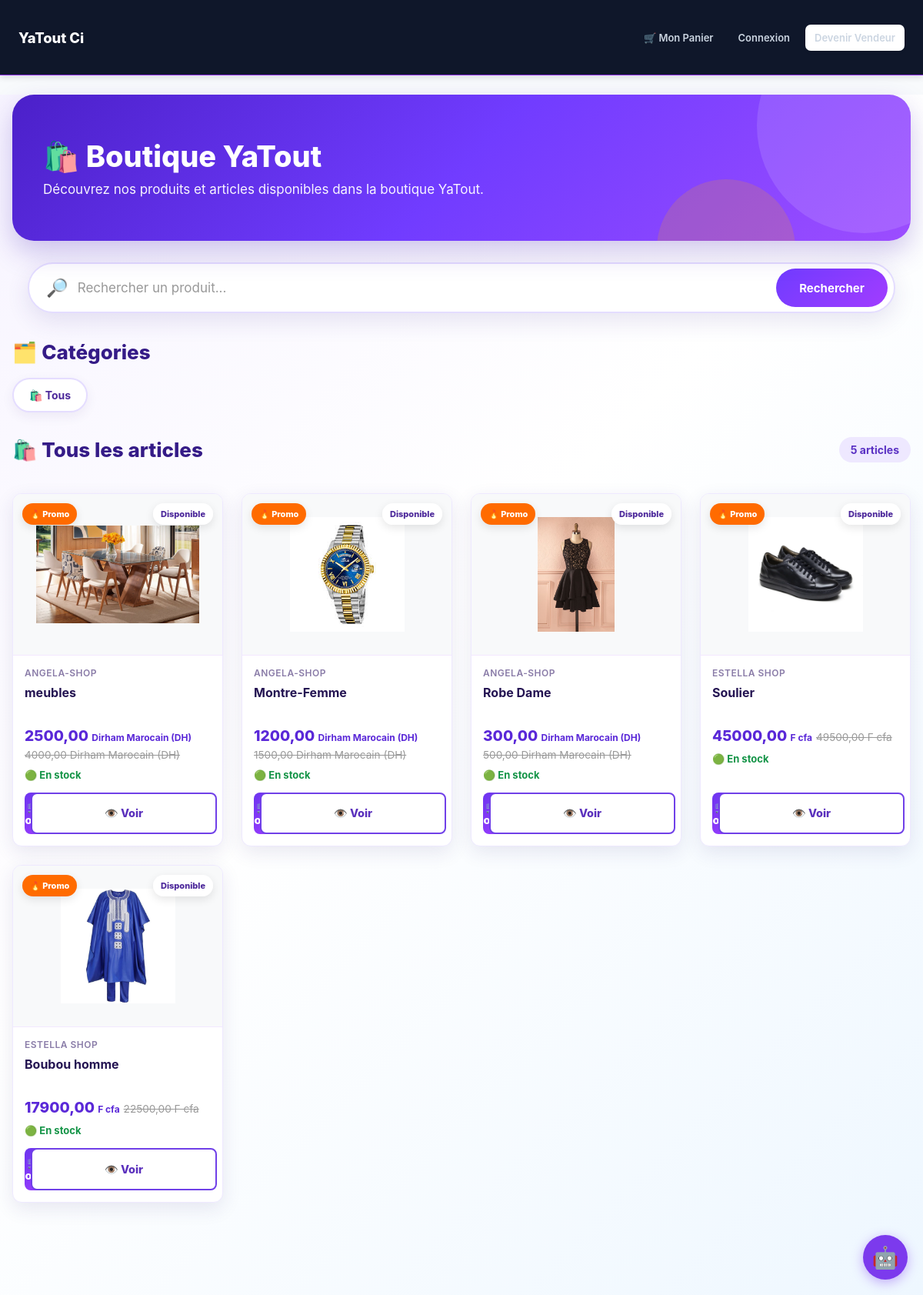
/boutique/, run on an earlier commit of the app's database.
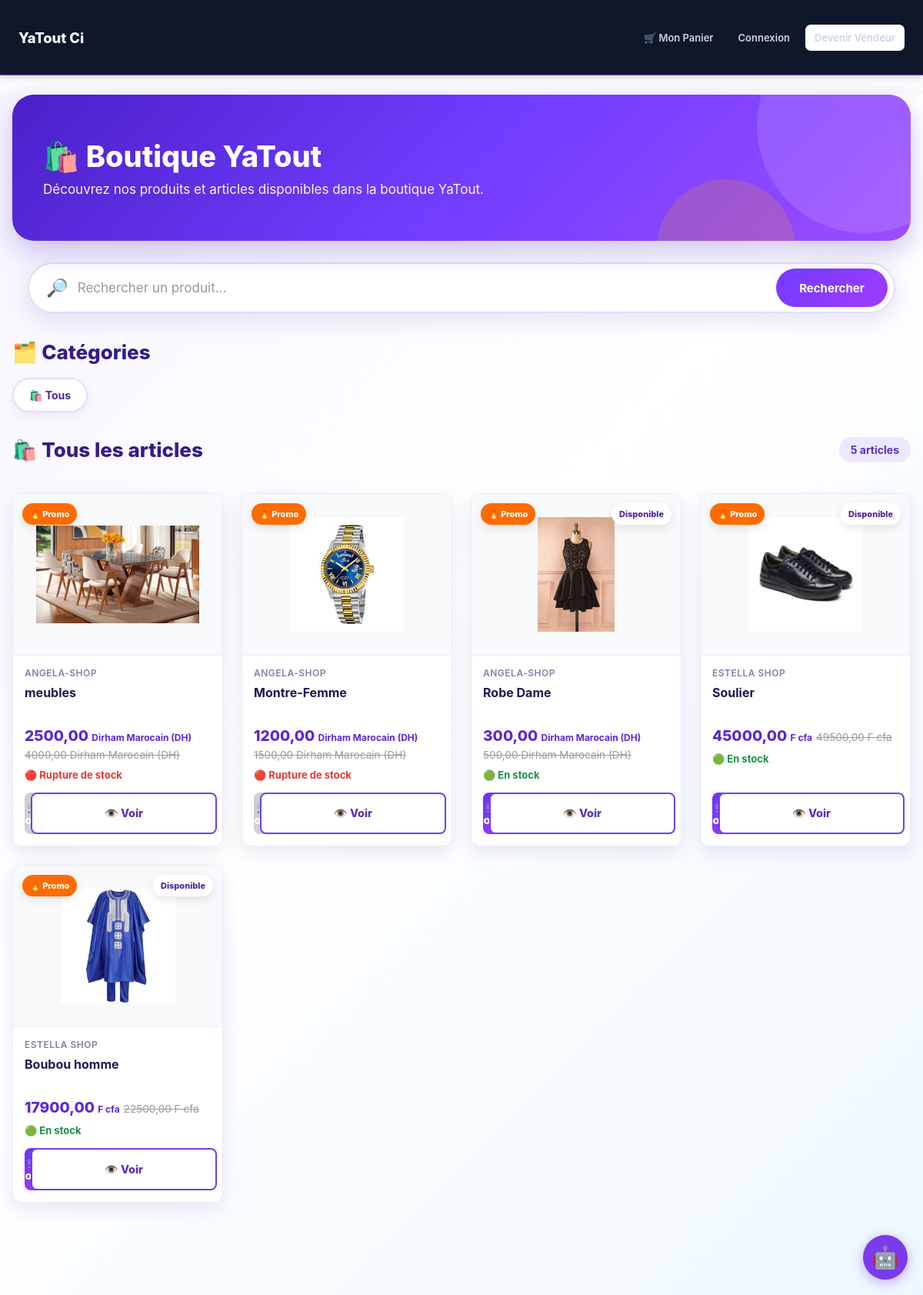
And on a later commit of the database.
### shop/models.py (models this page shows, shortened)
class Produit(models.Model):
    vendeur = models.ForeignKey(Vendeur, on_delete=models.CASCADE, related_name='produits')
    nom = models.CharField(max_length=255)
    description = models.TextField()
    prix = models.DecimalField(max_digits=10, decimal_places=2)
    ancien_prix = models.DecimalField(max_digits=10, decimal_places=2, blank=True, null=True)
    image = models.ImageField(upload_to='produits/', blank=True, null=True)
    stock = models.PositiveIntegerField(default=10)
    date_ajout = models.DateTimeField(auto_now_add=True)

class Vendeur(models.Model):
    CHOIX_DEVISES = [
        ('EUR', 'Euro (€)'),
        ('USD', 'Dollar US ($)'),
        ('MAD', 'Dirham Marocain (DH)'),
        ('XOF', 'F cfa '),
        ('CAD', 'Dollar Canadien ($CA)'),
    ]
    user = models.OneToOneField(User, on_delete=models.CASCADE)
    nom_boutique = models.CharField(max_length=255)
    description = models.TextField(blank=True)
    devise = models.CharField(max_length=3, choices=CHOIX_DEVISES, default='EUR')
    date_creation = models.DateTimeField(auto_now_add=True)

### shop/views.py (the view)
# urls.py: path('boutique/', views.accueil, name='accueil'),
def accueil(request):
    recherche = request.GET.get('q', '')
    if recherche:
        produits = Produit.objects.filter(
            Q(nom__icontains=recherche) | Q(description__icontains=recherche)
        ).order_by('-date_ajout')
    else:
        produits = Produit.objects.all().order_by('-date_ajout')
    context = {
        'produits': produits,
        'recherche': recherche,
    }
    return render(request, 'shop/accueil.html', context)

### shop/templates/shop/accueil.html (shortened to what this page needs)
{% extends 'shop/base.html' %}
{% load static %}
{% block content %}
<div class="yt-shop">
    <div class="container">
        <section class="yt-shop-hero">
            <div class="yt-shop-hero-content">
                <h1>
                    🛍️ Boutique YaTout
                </h1>
                <p>
                    Découvrez nos produits et articles disponibles
                    dans la boutique YaTout.
                </p>
            </div>
        </section>
    </div>
    <div class="yt-search-container">
        <form
            method="GET"
            action="."
            class="yt-search-form"
        >
            <span class="yt-search-icon">
                🔎
            </span>
            <input
                type="search"
                name="q"
                value="{{ request.GET.q|default:'' }}"
                placeholder="Rechercher un produit..."
                autocomplete="off"
            >
            <button
                type="submit"
                class="yt-search-button"
            >
                Rechercher
            </button>
        </form>
    </div>
    <div class="container">
        <div class="yt-section-title">
            <h2>
                🗂️ Catégories
            </h2>
        </div>
        <div class="yt-categories">
            <a
                href="."
                class="yt-category"
            >
                🛍️ Tous
            </a>
        </div>
        <div class="yt-section-title">
            <h2>
                🛍️ Tous les articles
            </h2>
            <span>
                {{ produits|length }}
                article{{ produits|length|pluralize }}
            </span>
        </div>
        <div class="yt-products-grid">
            {% for produit in produits %}
                <article class="yt-product-card">
                    <div class="yt-product-badges">
                        {% if produit.ancien_prix %}
                            <span>
                            </span>
                        {% endif %}
                        {% if produit.stock > 0 %}
                            <span>
                            </span>
                        {% endif %}
                    </div>
                    <div class="yt-card-img-wrapper">
                        {% if produit.image %}
                            <img
                                src="{{ produit.image.url }}"
                                alt="{{ produit.nom }}"
                                loading="lazy"
                            >
                        {% else %}
                            <img
                                src="{% static 'images/no-image.png' %}"
                                alt="Image non disponible"
                                loading="lazy"
                            >
                        {% endif %}
                    </div>
                    <div class="yt-card-body">
                        <div class="yt-card-vendor">
                            {{ produit.vendeur.nom_boutique|default:"Boutique YaTout" }}
                        </div>
                        <h2 class="yt-card-title">
                            {{ produit.nom }}
                        </h2>
                        <div class="yt-price-row">
                            <span class="yt-price">
                                {{ produit.prix }}
                                <span class="yt-currency">
                                    {{ produit.vendeur.get_devise_display }}
                                </span>
                            </span>
                            {% if produit.ancien_prix %}
                                <span class="yt-old-price">
                                    {{ produit.ancien_prix }}
                                    {{ produit.vendeur.get_devise_display }}
                                </span>
                            {% endif %}
                        </div>
                        <div class="yt-stock-status">
                            {% if produit.stock > 0 %}
                                <span class="yt-stock-ok">
                                    🟢 En stock
                                </span>
                            {% else %}
                                <span class="yt-stock-out">
                                    🔴 Rupture de stock
                                </span>
                            {% endif %}
                        </div>
                        <div class="yt-card-actions">
                            <form
                                action="{% url 'panier_ajouter' produit.id %}"
                                method="POST"
                            >
                                <button
                                    type="submit"
                                    class="yt-btn-cart"
                                    {% if produit.stock <= 0 %}
                                        disabled
                                    {% endif %}
                                >
                                    🛒 Ajouter
                                </button>
                            </form>
                            <a
                                href="{% url 'detail_produit' produit.pk %}"
                                class="yt-btn-view"
                            >
                                👁️ Voir
                            </a>
                        </div>
                    </div>
                </article>
            {% endfor %}
        </div>
    </div>
</div>
{% endblock %}

### shop/templates/shop/base.html (shortened to what this page needs)
{% load static %}
<!DOCTYPE html>
<html lang="fr">
<head>
    <link rel="stylesheet"
          href="{% static 'shop/js/css/style.css' %}">
</head>
<body>
{% if "impression" in request.path or prestation or "atelier" in request.path %}
    <!-- ========================================================
         NAVBAR IMPRESSION
         ======================================================== -->
    <nav class="navbar-impression">
        <div class="container">
            <a href="{% url 'page_prestations' %}"
               class="nav-logo">
                YaTout Imprim
            </a>
            <button
                type="button"
                class="burger-menu"
                onclick="
                    this.nextElementSibling.classList.toggle('active');
                "
                aria-label="Menu">
                <span></span>
                <span></span>
                <span></span>
            </button>
            <div class="nav-actions">
                <a
                    href="{% url 'page_prestations' %}"
                    class="btn-nav">
                    Nos Prestations
                </a>
                <a
                    href="{% url 'page_conseiller' %}"
                    class="btn-nav btn-conseiller-green">
                    Parler à un conseiller
                </a>
                {% if user.is_authenticated and user.is_staff %}
                    <a
                        href="{% url 'espace_devis_dashboard' %}"
                        class="btn-nav btn-nav-purple">
                        Faire Devis
                    </a>
                    <a
                        href="/admin-atelier"
                        class="btn-nav btn-nav-purple">
                        ⚙️ Gérer l'Atelier
                    </a>
                {% endif %}
                <div class="supports-mobile-only">
                    <span class="menu-section-title">
                        Nos supports :
                    </span>
                    {% if prestations %}
                        {% for p in prestations %}
                            <a
                                href="{% url 'detail_prestation' prestation_id=p.id %}"
                                class="btn-support-item">
                                {% firstof p.titre p.nom p.libelle p.name "Support d'impression" %}
                            </a>
                        {% endfor %}
                    {% elif listes_prestations %}
                        {% for p in listes_prestations %}
                            <a
                                href="{% url 'detail_prestation' prestation_id=p.id %}"
                                class="btn-support-item">
                                {% firstof p.titre p.nom p.libelle p.name "Support d'impression" %}
                            </a>
                        {% endfor %}
                    {% else %}
                        <a
                            href="{% url 'page_prestations' %}"
                            class="btn-support-item text-link-accent">
                            Voir tous nos supports d'impression
                        </a>
                    {% endif %}
                </div>
            </div>
        </div>
    </nav>
{% elif request.path != "/" and request.resolver_match.url_name != 'boutique_vendeur' and not request.GET.shared %}
    <nav class="navbar">
        <div class="container">
            <a href="/"
               class="nav-logo">
                YaTout Ci
            </a>
            <div class="nav-actions">
                <a
                    href="{% url 'panier_detail' %}"
                    class="link-nav">
                    🛒 Mon Panier
                </a>
                {% if user.is_authenticated %}
                    <span class="nav-welcome">
                        Bonjour,
                        <strong>{{ user.username }}</strong>
                    </span>
                    {% if user.username == vendeur_vitrine.user.username or not vendeur_vitrine %}
                        <a
                            href="{% url 'boutique_vendeur' username=user.username %}"
                            class="btn-nav btn-nav-white">
                            Ma Vitrine
                        </a>
                        <a
                            href="{% url 'dashboard_vendeur' %}"
                            class="btn-nav btn-nav-purple">
                            Tableau de bord
                        </a>
                        <a
                            href="{% url 'ajouter_produit' %}"
                            class="btn-nav btn-nav-purple">
                            Ajouter produit
                        </a>
                    {% endif %}
                    <form
                        method="POST"
                        action="{% url 'deconnexion_vendeur' %}"
                        class="form-inline-logout">
                        {% csrf_token %}
                        <button
                            type="submit"
                            class="btn-logout-submit">
                            Déconnexion
                        </button>
                    </form>
                {% else %}
                    <a
                        href="{% url 'connexion' %}"
                        class="link-nav">
                        Connexion
                    </a>
                    <a
                        href="{% url 'inscription_vendeur' %}"
                        class="btn-nav btn-nav-white">
                        Devenir Vendeur
                    </a>
                {% endif %}
            </div>
        </div>
    </nav>
{% endif %}
<div class="flex-grow">
    <main class="main-page-wrapper">
        {% block content %}
        {% endblock %}
    </main>
</div>
<div
    id="btn-flottant-ia"
    onclick="basculerFenetreChat()"
    style="
        background:#7c3aed;
        color:white;
        border-radius:50%;
        display:flex;
        align-items:center;
        justify-content:center;
        font-size:28px;
        cursor:pointer;
        box-shadow:0 4px 15px rgba(124,58,237,.4);
        transition:transform .2s;
    ">
    🤖
</div>
</body>
</html>

What changed in the data, as far as the page shows it:
changed Produit "meubles": stock "🟢 En stock" → "🔴 Rupture de stock"
changed Produit "Montre-Femme": stock "🟢 En stock" → "🔴 Rupture de stock"
